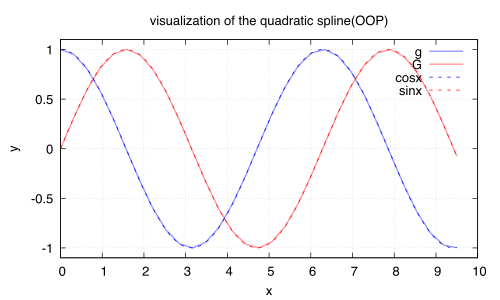

Recreate this plot in gnuplot.
set terminal pdfcairo enhanced font "Helvetica,14"
set output "qspline.pdf"

set title "visualization of the quadratic spline(OOP)"
set xlabel "x"
set ylabel "y"
set grid
set yrange [-1.1:1.1]

f(x) = cos(x)
g(x) = sin(x)

plot \
    'interpolation.dat' using 1:4 with lines linewidth 2 lc rgb "#990000ff" title "g", \
    'interpolation.dat' using 1:5 with lines linewidth 2 lc rgb "#99ff0000" title "G", \
    f(x) with lines dashtype 2 lc rgb "blue" title "cosx", \
    g(x) with lines dashtype 2 lc rgb "red" title "sinx"
    
